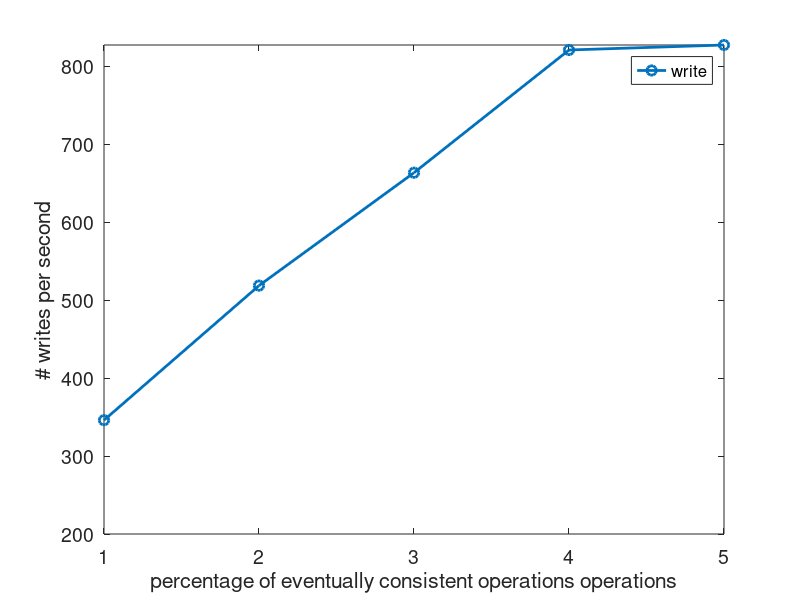

Reproduce this figure in MATLAB. (Note: this script raises an error after producing the figure.)
clear
close all

load('throughput.mat');
figure('units','normalized','position',[.1 .1 .4 .5])

plot(1:5, ...
        throughput(1, (1:5)), 'o-', 'lineWidth', 2, 'MarkerSize',7)

    
set(gca,'fontsize',14)
xlabel('percentage of eventually consistent operations operations')
ylabel('# writes per second');
axis([1 5 200 inf]);
legend({'write'}, 'fontsize', 12);
ax = gca;
ax.XTick = [1 2 3 4 5];
ax.XTickLabel = {'0%', '25%', '50%', '75%', '100%'};
title('Effect of mixing different consistency models on the write throughput');
